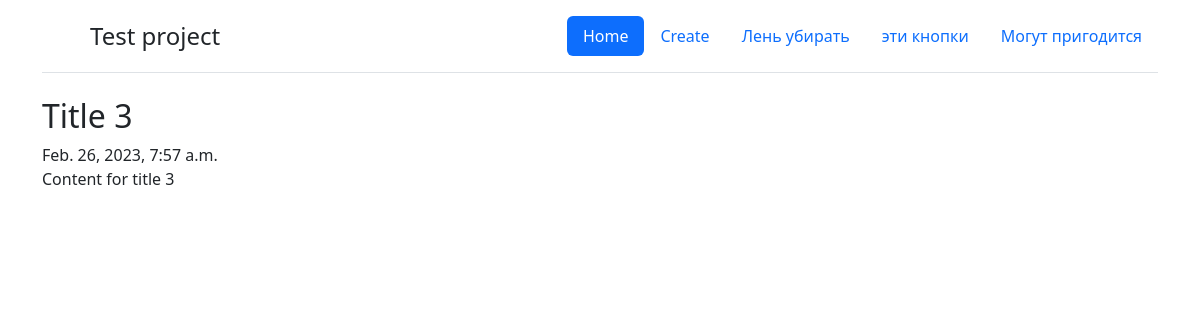
Before: /thread/3 with the older database file.
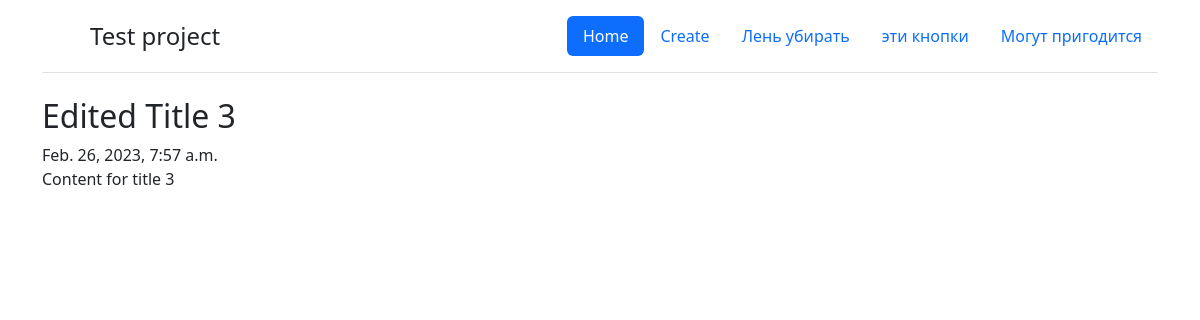
After: the same page with the newer database file.
### new_app/models.py (models this page shows)
class Treads(models.Model):
    title = models.CharField(max_length=127)
    content = models.TextField()
    created_time = models.DateTimeField(default=datetime.now())

### new_app/views.py (the view)
# urls.py: path("thread/<int:tread_id>", views.tread_view, name="view-tread"),
def tread_view(request, tread_id: int):
    tread = Treads.objects.get(id=tread_id)
    return render(request, "thread.html", {"post": tread})

### templates/thread.html
{% extends "basic.html" %}
{% block content %}
    <h2>{% block title %}{{ post.title }}{% endblock %}</h2>
    <span class="nav-link active">{{ post.created_time }}</span>
    <p class="nav-link">{{ post.content }}</p>
{% endblock %}

Changed rows visible on the page:
changed Treads "Content for title 3": title "Title 3" → "Edited Title 3"
